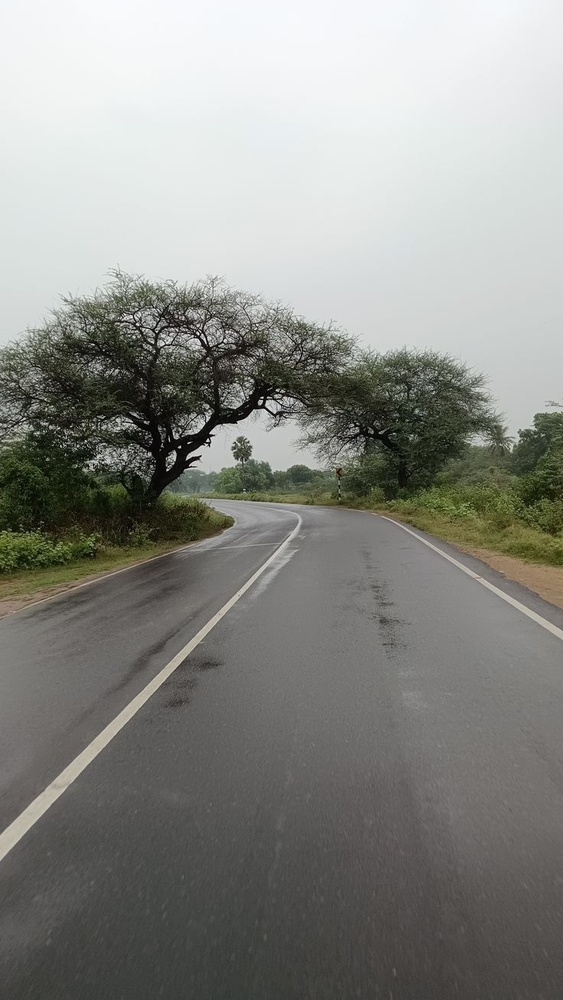
#> input picture lane line detection/input/road.jpeg, 563 x 1000 px, shrunk from 736 x 1307 before the run, given in place of road.jpg, which was not available
$ python laneline.py
#> lines starting #> are read from the running program, lines starting #| are printed output that depends on the picture; after the words box and inside, x2 and y2 are one past the last pixel; in counts of white or black regions, pixels touching at a corner belong together; pictures that were not available may be replaced by others from this repository, and a replacement may not be noted
# ============================================
# Lane Line Detection Project (Image-based)
# Author: Emily Willis (Ray Sensei)
# ============================================

import cv2
import numpy as np
import os

# Step 1: Create input and output folders if missing
os.makedirs("input", exist_ok=True)
os.makedirs("output", exist_ok=True)

# Step 2: Define region of interest
def region_of_interest(image):
    height = image.shape[0]
    polygons = np.array([
        [(100, height), (image.shape[1]-100, height), (image.shape[1]//2, int(height/2) + 50)]
    ])
    mask = np.zeros_like(image)
    cv2.fillPoly(mask, polygons, 255)
    masked = cv2.bitwise_and(image, mask)
    return masked

# Step 3: Detect edges using Canny
def detect_edges(image):
    gray = cv2.cvtColor(image, cv2.COLOR_BGR2GRAY)
    blur = cv2.GaussianBlur(gray, (5, 5), 0)
    edges = cv2.Canny(blur, 50, 150)
    return edges

# Step 4: Detect and draw lines
def detect_lines(image, original):
    lines = cv2.HoughLinesP(image, 1, np.pi/180, 50, minLineLength=100, maxLineGap=50)
    line_image = np.zeros_like(original)
    if lines is not None:
        for line in lines:
            x1, y1, x2, y2 = line[0]
            cv2.line(line_image, (x1, y1), (x2, y2), (0, 255, 0), 5)
    combined = cv2.addWeighted(original, 0.8, line_image, 1, 1)
    return combined

# Step 5: Process image
def process_image(image_path):
#> called with image_path = 'input/road.jpg'
    image = cv2.imread(image_path)
#> image is the input picture: shape (1000, 563, 3); mean B, G, R 134.9, 139.7, 138.8
    if image is None:
        print("❌ Error: Could not read image. Make sure road.jpg is in the 'input' folder.")
        return
    edges = detect_edges(image)
#> in detect_edges, `gray = cv2.cvtColor(image, cv2.COLOR_BGR2GRAY)`:
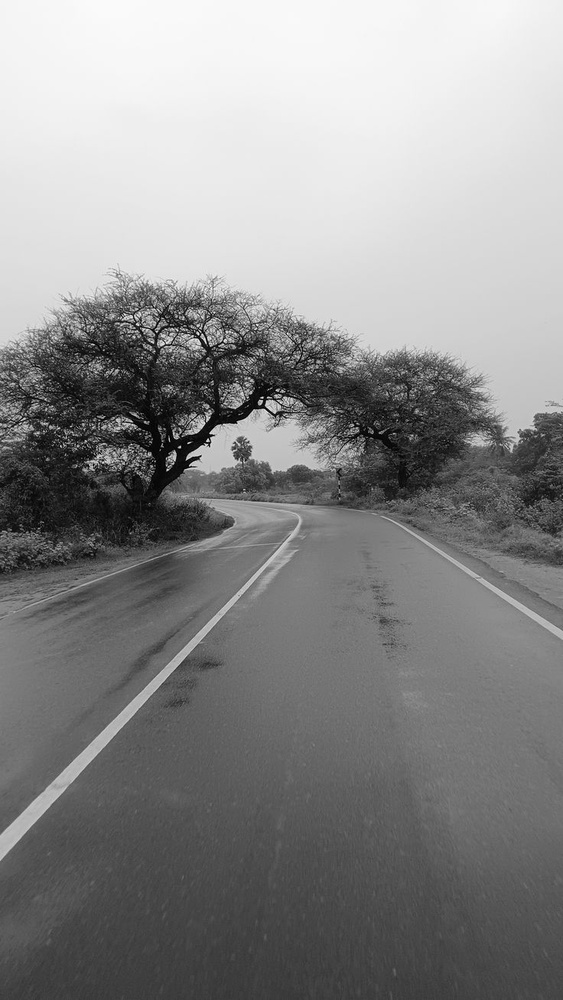
#> gray: shape (1000, 563); min 0, max 252, mean 138.9
#> in detect_edges, `edges = cv2.Canny(blur, 50, 150)`:
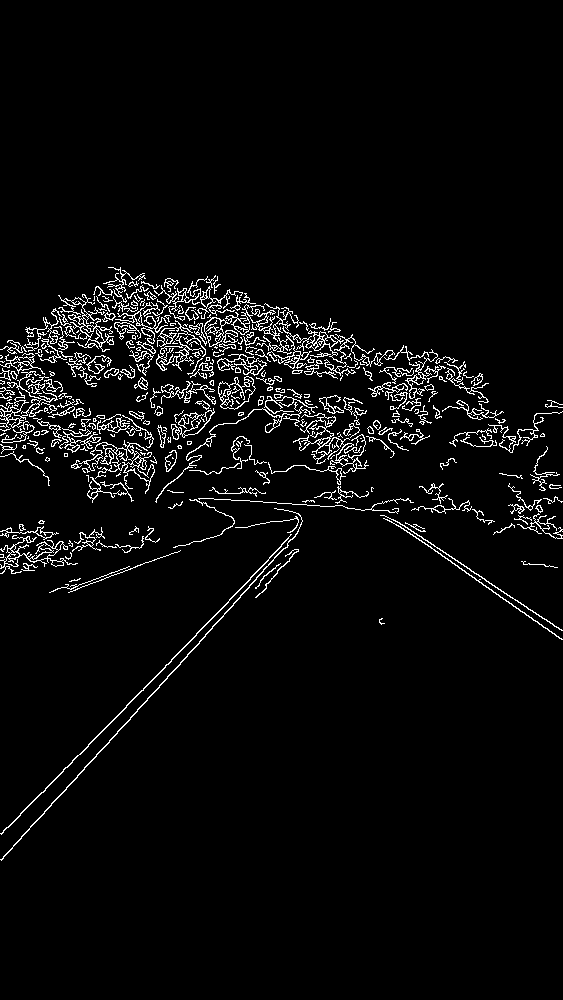
#> edges: shape (1000, 563); 4.1% white in thin lines or dots, all inside (x1, y1, x2, y2) = (0, 267, 563, 861)
    cropped = region_of_interest(edges)
#> in region_of_interest, `cv2.fillPoly(mask, polygons, 255)`:
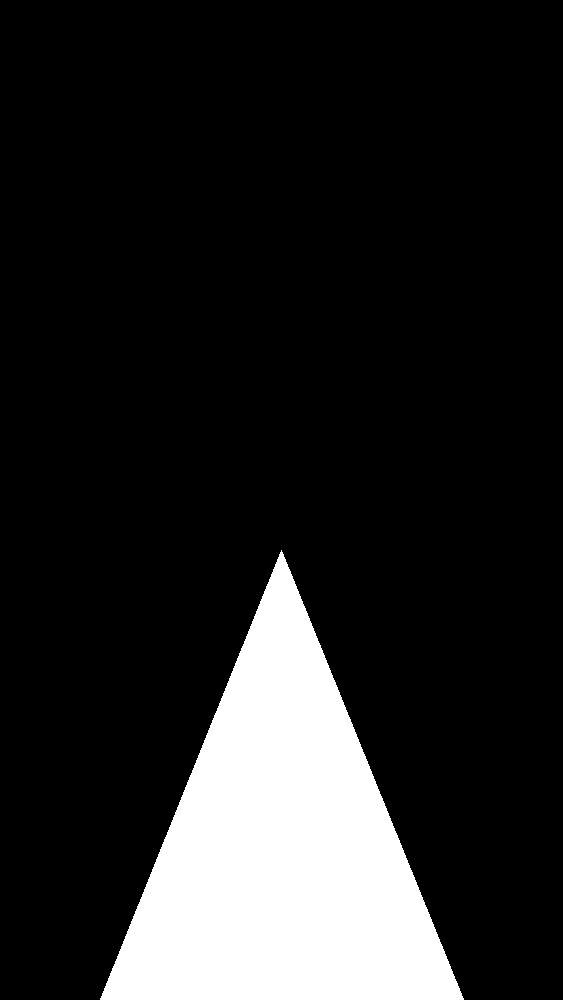
#> mask: shape (1000, 563); 14.6% white; 1 white region, box (x1, y1, x2, y2) and area: (100, 550, 464, 1000) 82125
#> in region_of_interest, `masked = cv2.bitwise_and(image, mask)`:
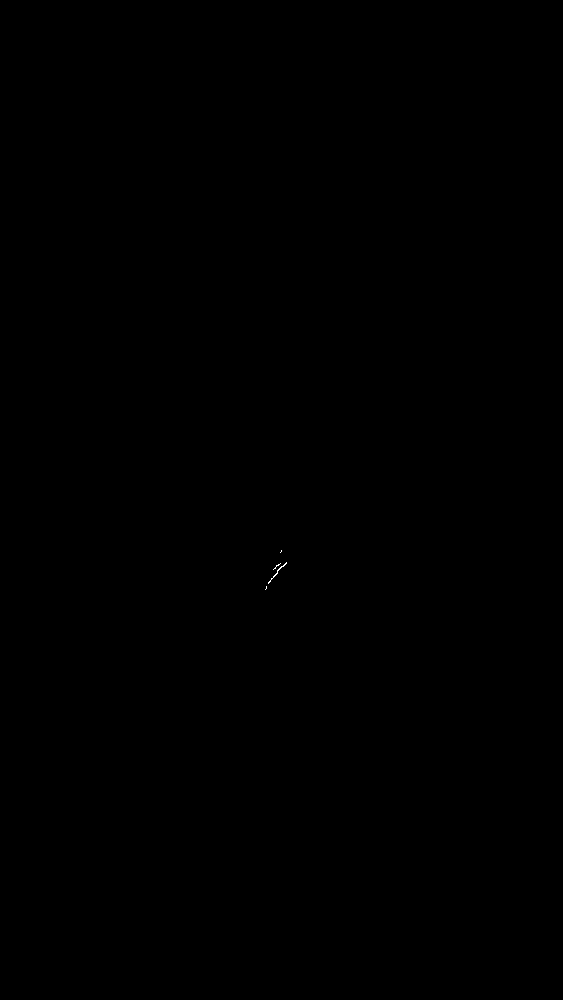
#> masked: shape (1000, 563); 0.01% white in thin lines or dots, all inside (x1, y1, x2, y2) = (265, 550, 287, 590)
    result = detect_lines(cropped, image)
#> in detect_lines, `lines = cv2.HoughLinesP(image, 1, np.pi/180, 50, minLineLength=100, ma..`: lines = None
#> in detect_lines, `combined = cv2.addWeighted(original, 0.8, line_image, 1, 1)`:
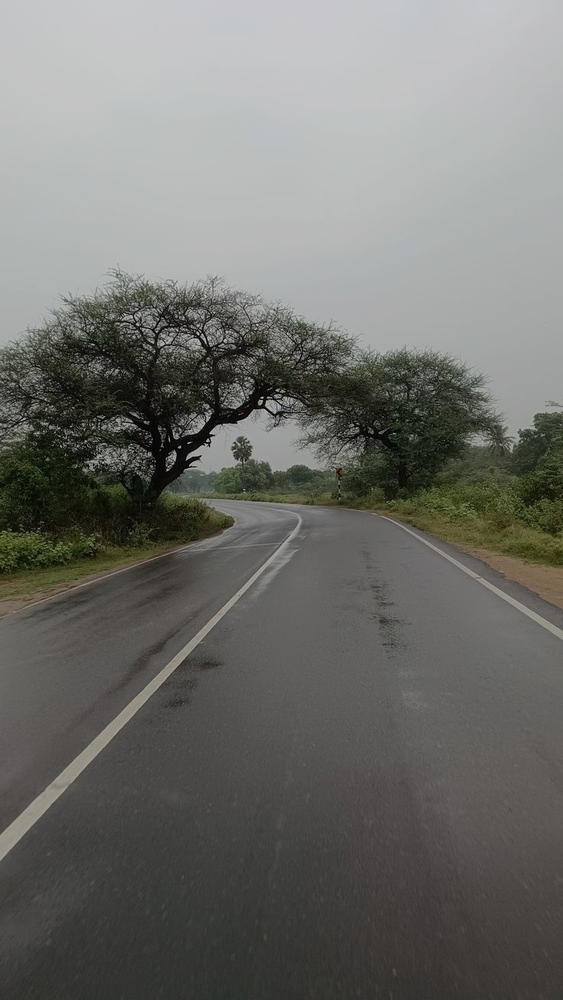
#> combined: shape (1000, 563, 3); mean B, G, R 108.9, 112.7, 112.1
    output_path = os.path.join("output", "lane_output.jpg")
    cv2.imwrite(output_path, result)
    print(f"✅ Lane-detected image saved at: {output_path}")
    cv2.imshow("Lane Detection Result", result)
    cv2.waitKey(0)
    cv2.destroyAllWindows()

# Step 6: Run the program
input_image_path = os.path.join("input", "road.jpg")
process_image(input_image_path)
